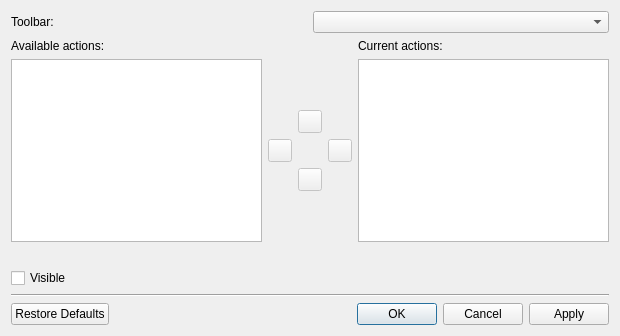
<?xml version="1.0" encoding="UTF-8"?>
<ui version="4.0">
 <class>ToolBarEditorDialog</class>
 <widget class="QDialog" name="ToolBarEditorDialog">
  <property name="geometry">
   <rect>
    <x>0</x>
    <y>0</y>
    <width>620</width>
    <height>336</height>
   </rect>
  </property>
  <property name="windowTitle">
   <string>Configure Toolbars</string>
  </property>
  <property name="windowIcon">
   <iconset resource="../resources/resources.qrc">
    <normaloff>:/icons/warzone2100mapeditor.png</normaloff>:/icons/warzone2100mapeditor.png</iconset>
  </property>
  <layout class="QVBoxLayout" name="verticalLayout_4">
   <item>
    <layout class="QHBoxLayout" name="horizontalLayout">
     <item>
      <widget class="QLabel" name="toolBarLabel">
       <property name="text">
        <string>Toolbar:</string>
       </property>
       <property name="buddy">
        <cstring>toolBarComboBox</cstring>
       </property>
      </widget>
     </item>
     <item>
      <widget class="QComboBox" name="toolBarComboBox"/>
     </item>
    </layout>
   </item>
   <item>
    <layout class="QGridLayout" name="gridLayout">
     <item row="1" column="0">
      <widget class="QLabel" name="availableActionsLabel">
       <property name="text">
        <string>Available actions:</string>
       </property>
      </widget>
     </item>
     <item row="1" column="2">
      <widget class="QLabel" name="currentActionsLabel">
       <property name="text">
        <string>Current actions:</string>
       </property>
      </widget>
     </item>
     <item row="2" column="0">
      <widget class="QListWidget" name="availableActionsListWidget"/>
     </item>
     <item row="2" column="2">
      <layout class="QVBoxLayout" name="currentActionsLayout">
       <item>
        <widget class="QListWidget" name="currentActionsListWidget"/>
       </item>
      </layout>
     </item>
     <item row="2" column="1">
      <layout class="QGridLayout" name="buttonsLayout">
       <item row="2" column="0">
        <widget class="QToolButton" name="removeButton">
         <property name="enabled">
          <bool>false</bool>
         </property>
         <property name="icon">
          <iconset>
           <normaloff>:/icons/go-previous.png</normaloff>:/icons/go-previous.png</iconset>
         </property>
        </widget>
       </item>
       <item row="2" column="3">
        <widget class="QToolButton" name="addButton">
         <property name="enabled">
          <bool>false</bool>
         </property>
         <property name="icon">
          <iconset>
           <normaloff>:/icons/go-next.png</normaloff>:/icons/go-next.png</iconset>
         </property>
        </widget>
       </item>
       <item row="2" column="2">
        <spacer name="centerSpacer">
         <property name="orientation">
          <enum>Qt::Horizontal</enum>
         </property>
         <property name="sizeType">
          <enum>QSizePolicy::Minimum</enum>
         </property>
         <property name="sizeHint" stdset="0">
          <size>
           <width>0</width>
           <height>20</height>
          </size>
         </property>
        </spacer>
       </item>
       <item row="3" column="2">
        <widget class="QToolButton" name="moveDownButton">
         <property name="enabled">
          <bool>false</bool>
         </property>
         <property name="icon">
          <iconset>
           <normaloff>:/icons/go-down.png</normaloff>:/icons/go-down.png</iconset>
         </property>
        </widget>
       </item>
       <item row="1" column="2">
        <widget class="QToolButton" name="moveUpButton">
         <property name="enabled">
          <bool>false</bool>
         </property>
         <property name="icon">
          <iconset>
           <normaloff>:/icons/go-up.png</normaloff>:/icons/go-up.png</iconset>
         </property>
        </widget>
       </item>
       <item row="0" column="2">
        <spacer name="upSpacer">
         <property name="orientation">
          <enum>Qt::Vertical</enum>
         </property>
         <property name="sizeHint" stdset="0">
          <size>
           <width>20</width>
           <height>40</height>
          </size>
         </property>
        </spacer>
       </item>
       <item row="4" column="2">
        <spacer name="downSpacer">
         <property name="orientation">
          <enum>Qt::Vertical</enum>
         </property>
         <property name="sizeHint" stdset="0">
          <size>
           <width>20</width>
           <height>40</height>
          </size>
         </property>
        </spacer>
       </item>
      </layout>
     </item>
    </layout>
   </item>
   <item>
    <widget class="QLabel" name="descriptionLabel">
     <property name="text">
      <string/>
     </property>
    </widget>
   </item>
   <item>
    <widget class="QCheckBox" name="showCheckBox">
     <property name="text">
      <string>Visible</string>
     </property>
    </widget>
   </item>
   <item>
    <widget class="Line" name="line">
     <property name="orientation">
      <enum>Qt::Horizontal</enum>
     </property>
    </widget>
   </item>
   <item>
    <widget class="QDialogButtonBox" name="buttonBox">
     <property name="standardButtons">
      <set>QDialogButtonBox::Apply|QDialogButtonBox::Cancel|QDialogButtonBox::Ok|QDialogButtonBox::RestoreDefaults</set>
     </property>
    </widget>
   </item>
  </layout>
 </widget>
 <resources>
  <include location="../resources/resources.qrc"/>
 </resources>
 <connections>
  <connection>
   <sender>buttonBox</sender>
   <signal>accepted()</signal>
   <receiver>ToolBarEditorDialog</receiver>
   <slot>accept()</slot>
   <hints>
    <hint type="sourcelabel">
     <x>218</x>
     <y>282</y>
    </hint>
    <hint type="destinationlabel">
     <x>218</x>
     <y>149</y>
    </hint>
   </hints>
  </connection>
  <connection>
   <sender>buttonBox</sender>
   <signal>rejected()</signal>
   <receiver>ToolBarEditorDialog</receiver>
   <slot>reject()</slot>
   <hints>
    <hint type="sourcelabel">
     <x>218</x>
     <y>282</y>
    </hint>
    <hint type="destinationlabel">
     <x>218</x>
     <y>149</y>
    </hint>
   </hints>
  </connection>
 </connections>
</ui>
